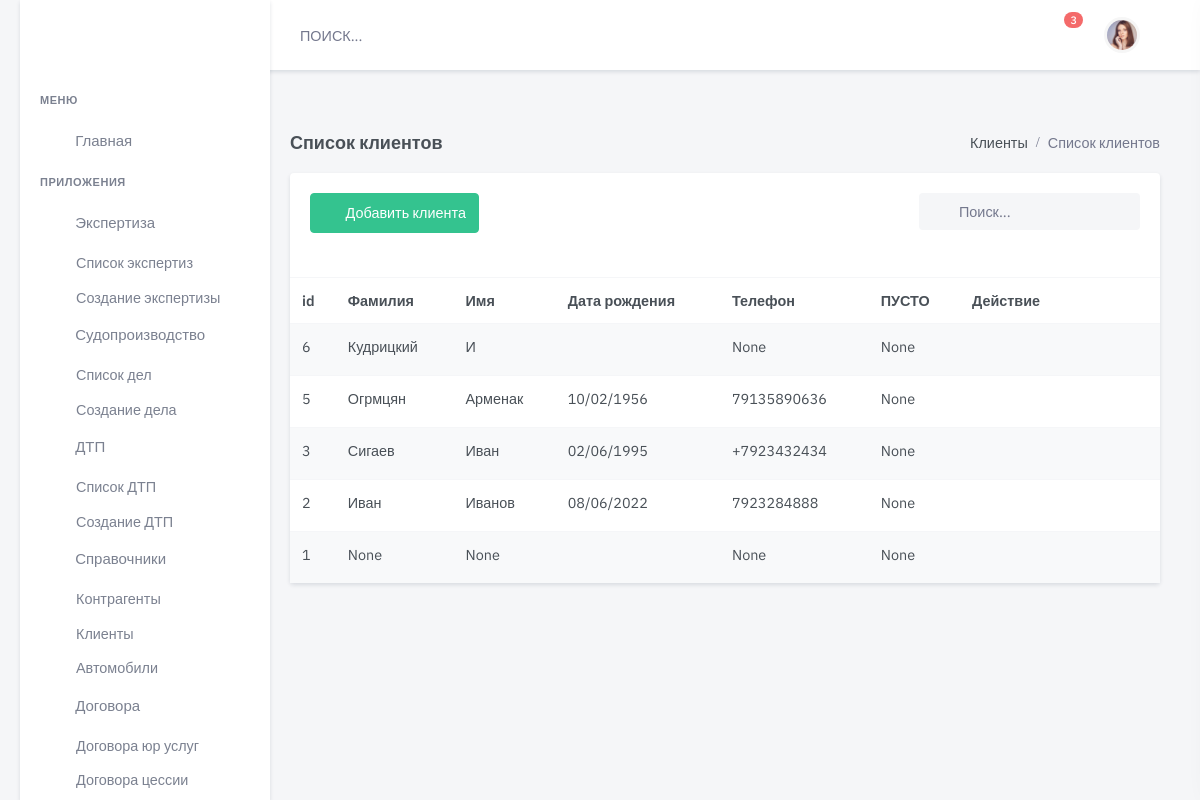
/client/, run on an earlier commit of the app's database.
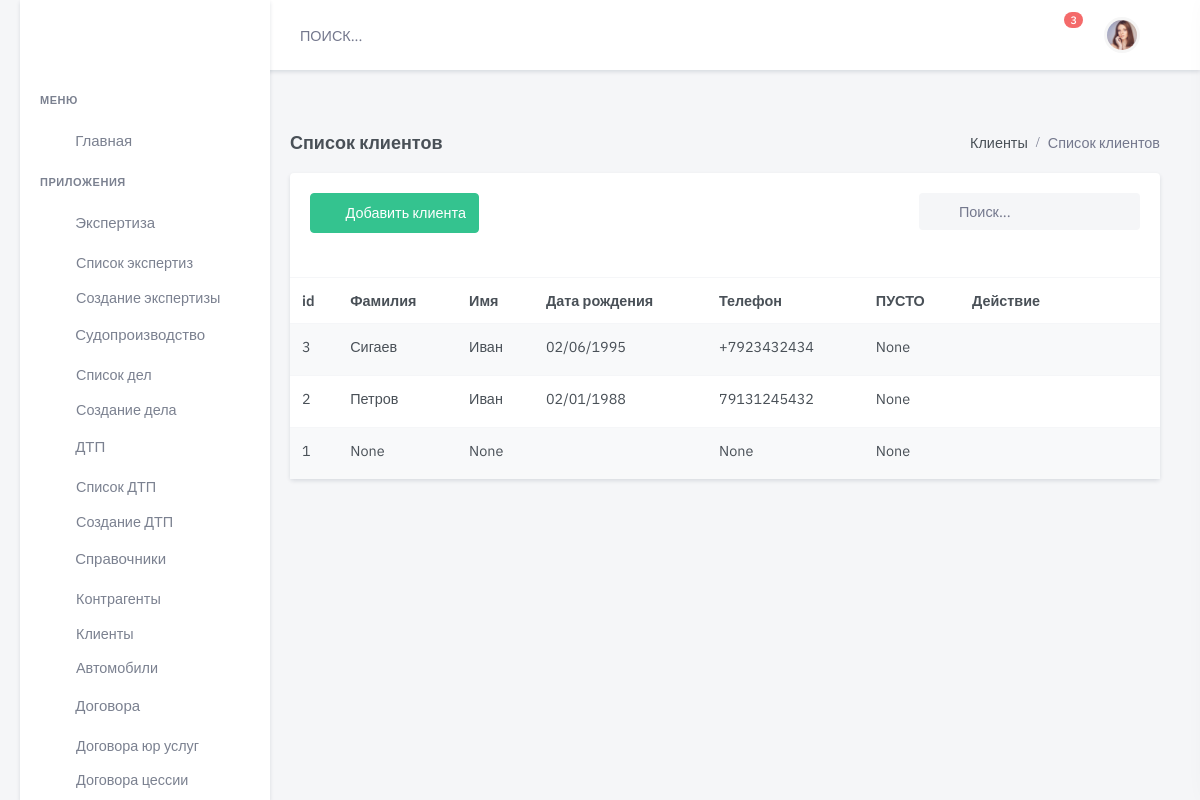
And on a later commit of the database.
### client/models.py (models this page shows, shortened)
class Client(models.Model):
    name = models.CharField(
        max_length=300,
        blank=True,
        null=True,
        verbose_name='Имя ')
    surname = models.CharField(
        max_length=24,
        blank=True,
        null=True,
        verbose_name='Фамилия ')
    midlename = models.CharField(
        max_length=24,
        blank=True,
        null=True,
        verbose_name='Отчество ')
    phone = models.CharField(
        max_length=50,
        blank=True,
        null=True,
        verbose_name='Номер телефона')
    phone2 = models.CharField(
        max_length=50,
        blank=True,
        null=True,
        verbose_name='Номер телефона 1')
    serial_pass = models.CharField(
        max_length=5,
        blank=True,
        null=True,
        verbose_name='Серия паспорта',
        help_text="Вводится 4 цифры без пробела")
    number_pass = models.IntegerField(
        blank=True,
        null=True,
        verbose_name='Номер паспорта',
        help_text="Вводится 6 цифр без пробела")
    enter_org = models.CharField(
        max_length=100,
        blank=True,
        null=True,
        verbose_name='Кем выдан',
        help_text="УВД,ОВД,ЗАГС, МВД")
    data_create = models.DateField(
        blank=True,
        null=True,
        verbose_name='Дата выдачи')
    adress_reg = models.CharField(
        max_length=50,
        blank=True,
        verbose_name='Место регистрации')
    adress_home = models.CharField(
        max_length=50, blank=True,
        verbose_name='Место жительства')
    date_birth = models.DateField(
        blank=True,
        null=True,
        verbose_name='Дата рождения')
    point_birth = models.CharField(
        max_length=50,
        blank=True,
        verbose_name='Место рождение')
    doc_pass = models.FileField(
        default=None,
        blank=True,
        upload_to='client/upload/pasport/',
        verbose_name="Фото паспорта")
    serial_lic = models.CharField(
        max_length=24,
        blank=True,
        null=True,
        default=None,
        verbose_name='Серия ВУ',
        help_text="Вводится 4 цифры без пробела")
    number_lic = models.CharField(
        max_length=100,
        blank=True,
        null=True,
        default=None,
        verbose_name='Номер ВУ',
        help_text="Вводится 6 цифр без пробела")
    enter_lic = models.CharField(
        max_length=100,
        blank=True,
        null=True,
        default=None,
        verbose_name='Кем выдан ГИБДД')
    create_lic = models.DateField(
        blank=True,
        null=True,
        default=None,
        verbose_name='Дата  выдачи')
    adress_lic = models.CharField(
        max_length=100,
        blank=True,
        null=True,
        default=None,
        verbose_name='Место выдачи ВУ')
    category = models.CharField(
        max_length=50,
        blank=True,
        null=True,
        default=None,
        verbose_name='Категории прав',
        help_text="B,C,D,E,BC,DE,A")
    doc_lic = models.FileField(
        upload_to='assets/img/products_images/',
        null=True,
        default=None,
        blank=True,
        verbose_name="Фото ВУ")
    post_mail = models.EmailField(
        max_length=24,
        blank=True,
        null=True,
        verbose_name='Адрес Эл.почты')
    link_social = models.URLField(
        max_length=24,
        blank=True,
        null=True,
        default=None,
        verbose_name='Адрес в соц.сети')
    attorney = models.DateField(
        blank=True,
        null=True,
        default=None,
        verbose_name='Дата  Окончание доверенности')
    doc_attorney = models.FileField(
        upload_to='upload/doc_attorney/',
        null=True,
        default=None,
        blank=True,
        verbose_name="Файл Доверенности")
    doc_requisites = models.FileField(
        upload_to='upload/doc_requisites/',
        null=True,
        default=None,
        blank=True,
        verbose_name="Файл Реквизитов банк")
    draft = models.BooleanField("Черновик", default=False)
    is_active = models.BooleanField(default=True)
    created = models.DateTimeField(auto_now_add=True, auto_now=False)
    updated = models.DateTimeField(auto_now_add=False, auto_now=True)
    class Meta:
        verbose_name = "Клиент  "
        verbose_name_plural = "Клиенты"
        ordering = ['-created']

### client/views.py (the view)
# urls.py: path('', views.client_list, name='client-list'),
def client_list(request):
    clients = Client.objects.all()
    return render(request, 'dist/handbk/person/client-list.html', {'results': clients})

### templates/dist/handbk/person/client-list.html (shortened to what this page needs)
{% extends 'dist/include/base.html' %}
{% load static %}
{% block content %}
  <div class="main-content">
    <div class="page-content">
      <div class="container-fluid">
        <div class="row">
          <div class="col-12">
            <div class="page-title-box d-flex align-items-center justify-content-between">
              <h4 class="mb-0">Список клиентов</h4>
              <div class="page-title-right">
                <ol class="breadcrumb m-0">
                  <li class="breadcrumb-item"><a href="javascript: void(0);">Клиенты</a></li>
                  <li class="breadcrumb-item active">Список клиентов</li>
                </ol>
              </div>
            </div>
          </div>
        </div>
        <div class="row">
          <div class="col-lg-12">
            <div class="card">
              <div class="card-body">
                <div class="row mb-2">
                  <div class="col-md-6">
                    <div class="mb-3">
                      <a href='{% url 'client-new' %}' class="btn btn-success waves-effect waves-light">
                        <i class="mdi mdi-plus me-2"></i> Добавить клиента</a>
                    </div>
                  </div>
                  <div class="col-md-6">
                    <div class="form-inline float-md-end mb-3">
                      <div class="search-box ms-2">
                        <div class="position-relative">
                          <input type="text" class="form-control rounded bg-light border-0" placeholder="Поиск...">
                          <i class="mdi mdi-magnify search-icon"></i>
                        </div>
                      </div>
                    </div>
                  </div>
                </div>
              </div>
              <table class="table table-striped table-nowrap mb-0">
                <thead>
                <tr>
                  <th scope="col">id</th>
                  <th scope="col">Фамилия</th>
                  <th scope="col">Имя</th>
                  <th scope="col">Дата рождения</th>
                  <th scope="col">Телефон</th>
                  <th scope="col">ПУСТО</th>
                  <th scope="col" style="width: 200px;">Действие</th>
                </tr>
                </thead>
                <tbody>
                {% for item in results %}
                  <tr>
                    <td>
                      <a href="/client/edit/{{ item.id }}/" class="text-body">{{ item.id }}</a>
                    </td>
                    <td>
                      <a href="/client/edit/{{ item.id }}/" class="text-body">{{ item.surname }}</a>
                    </td>
                    <td>{{ item.name }}</td>
                    <td>{{ item.date_birth|date:"d/m/Y" }}</td>
                    <td>{{ item.phone }}</td>
                    <td>{{ item.attorney }}</td>
                    <td>
                      <ul class="list-inline mb-0">
                        <li class="list-inline-item dropdown">
                          <a class="text-muted dropdown-toggle font-size-18 px-2" href="#" role="button"
                             data-bs-toggle="dropdown" aria-haspopup="true">
                          </a>
                        </li>
                      </ul>
                    </td>
                  </tr>
                {% endfor %}
                </tbody>
              </table>
            </div>
          </div>
        </div>
      </div>
    </div>
  </div>
{% endblock content %}

What changed in the data, as far as the page shows it:
removed Client: id "6", surname "Кудрицкий", name "И", phone "None", attorney "None"
removed Client: id "5", surname "Огрмцян", name "Арменак", date_birth "10/02/1956", phone "79135890636", attorney "None"
changed Client id 2: surname "Иван" → "Петров"; name "Иванов" → "Иван"; date_birth "08/06/2022" → "02/01/1988"; phone "7923284888" → "79131245432"
